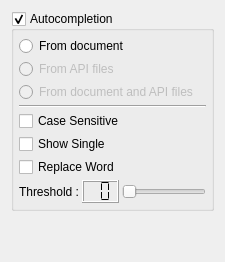
     <widget class="QWidget" name="pAutoCompletion">
      <layout class="QVBoxLayout" name="verticalLayout_3">
       <item>
        <widget class="QGroupBox" name="gbAutoCompletion">
         <property name="title">
          <string>Autocompletion</string>
         </property>
         <property name="checkable">
          <bool>true</bool>
         </property>
         <layout class="QVBoxLayout" name="verticalLayout_4">
          <property name="spacing">
           <number>3</number>
          </property>
          <property name="margin">
           <number>5</number>
          </property>
          <item>
           <widget class="QRadioButton" name="rbDocument">
            <property name="text">
             <string>From document</string>
            </property>
           </widget>
          </item>
          <item>
           <widget class="QRadioButton" name="rbApi">
            <property name="enabled">
             <bool>false</bool>
            </property>
            <property name="text">
             <string>From API files</string>
            </property>
           </widget>
          </item>
          <item>
           <widget class="QRadioButton" name="rbFromBoth">
            <property name="enabled">
             <bool>false</bool>
            </property>
            <property name="text">
             <string>From document and API files</string>
            </property>
           </widget>
          </item>
          <item>
           <widget class="Line" name="line">
            <property name="orientation">
             <enum>Qt::Horizontal</enum>
            </property>
           </widget>
          </item>
          <item>
           <widget class="QCheckBox" name="cbAutoCompletionCaseSensitivity">
            <property name="text">
             <string>Case Sensitive</string>
            </property>
           </widget>
          </item>
          <item>
           <widget class="QCheckBox" name="cbAutoCompletionShowSingle">
            <property name="text">
             <string>Show Single</string>
            </property>
           </widget>
          </item>
          <item>
           <widget class="QCheckBox" name="cbAutoCompletionReplaceWord">
            <property name="text">
             <string>Replace Word</string>
            </property>
           </widget>
          </item>
          <item>
           <layout class="QHBoxLayout" name="horizontalLayout_3">
            <item>
             <widget class="QLabel" name="lAutoCompletionThreshold">
              <property name="text">
               <string>Threshold :</string>
              </property>
             </widget>
            </item>
            <item>
             <widget class="QLCDNumber" name="lnAutoCompletionThreshold">
              <property name="sizePolicy">
               <sizepolicy hsizetype="Fixed" vsizetype="Fixed">
                <horstretch>0</horstretch>
                <verstretch>0</verstretch>
               </sizepolicy>
              </property>
              <property name="numDigits">
               <number>2</number>
              </property>
              <property name="segmentStyle">
               <enum>QLCDNumber::Flat</enum>
              </property>
             </widget>
            </item>
            <item>
             <widget class="QSlider" name="sAutoCompletionThreshold">
              <property name="sizePolicy">
               <sizepolicy hsizetype="Expanding" vsizetype="Fixed">
                <horstretch>0</horstretch>
                <verstretch>0</verstretch>
               </sizepolicy>
              </property>
              <property name="minimum">
               <number>0</number>
              </property>
              <property name="maximum">
               <number>7</number>
              </property>
              <property name="pageStep">
               <number>2</number>
              </property>
              <property name="orientation">
               <enum>Qt::Horizontal</enum>
              </property>
              <property name="tickInterval">
               <number>1</number>
              </property>
             </widget>
            </item>
           </layout>
          </item>
         </layout>
        </widget>
       </item>
       <item>
        <spacer>
         <property name="orientation">
          <enum>Qt::Vertical</enum>
         </property>
         <property name="sizeHint" stdset="0">
          <size>
           <width>20</width>
           <height>40</height>
          </size>
         </property>
        </spacer>
       </item>
      </layout>
     </widget>
